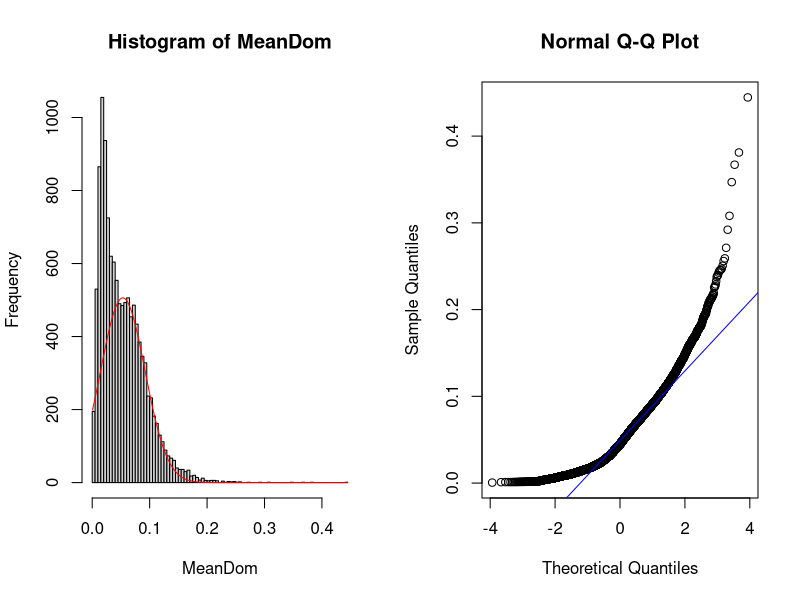
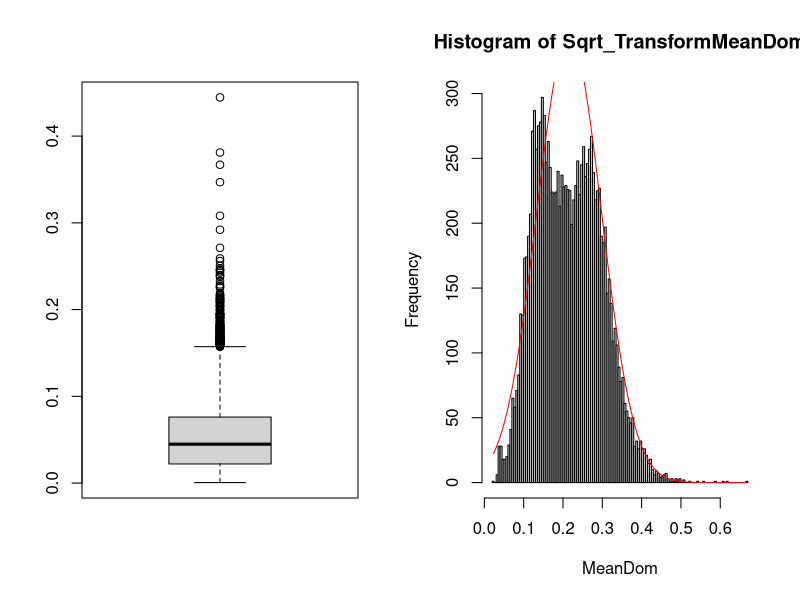
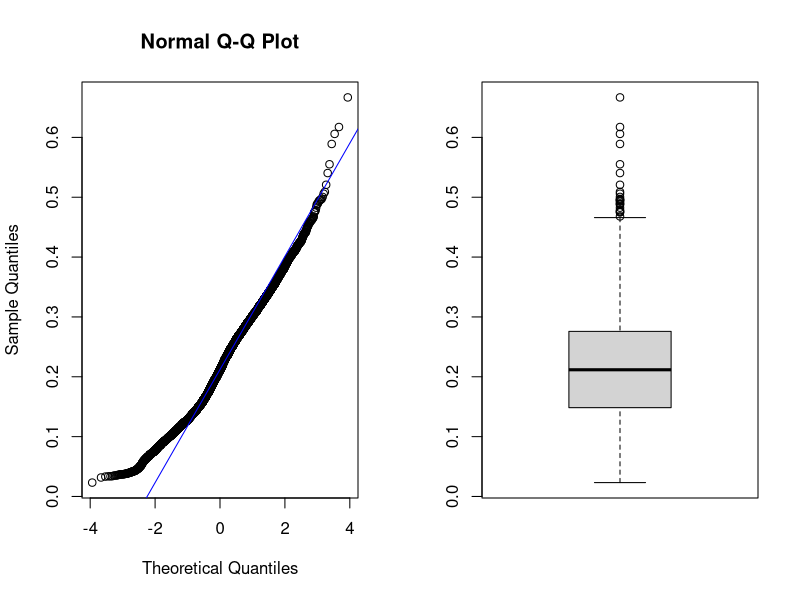
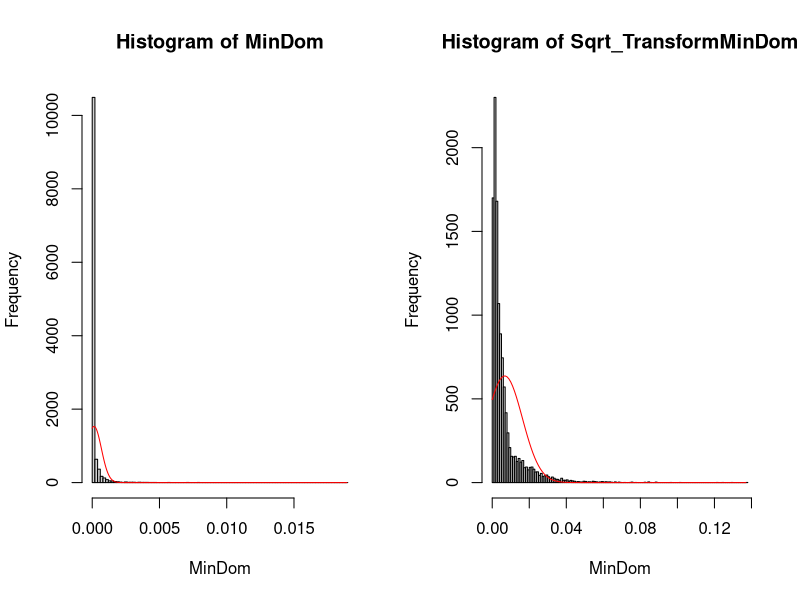
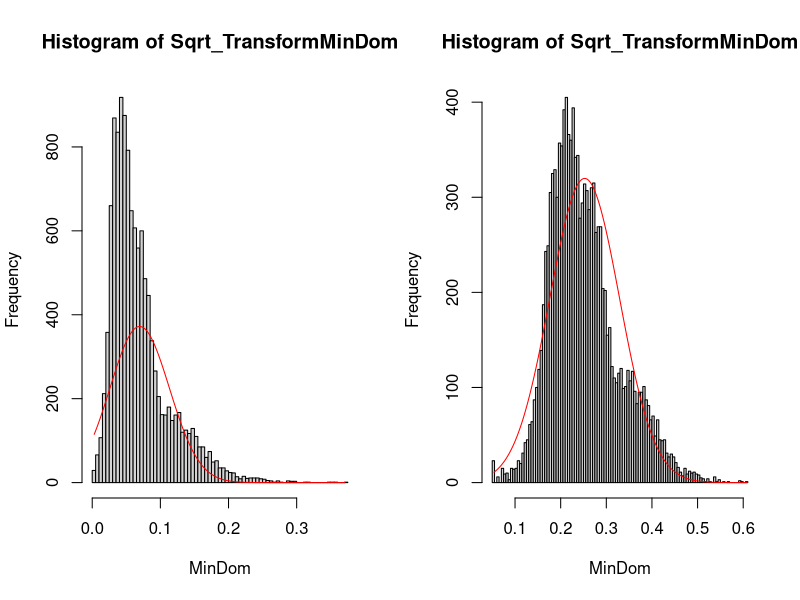
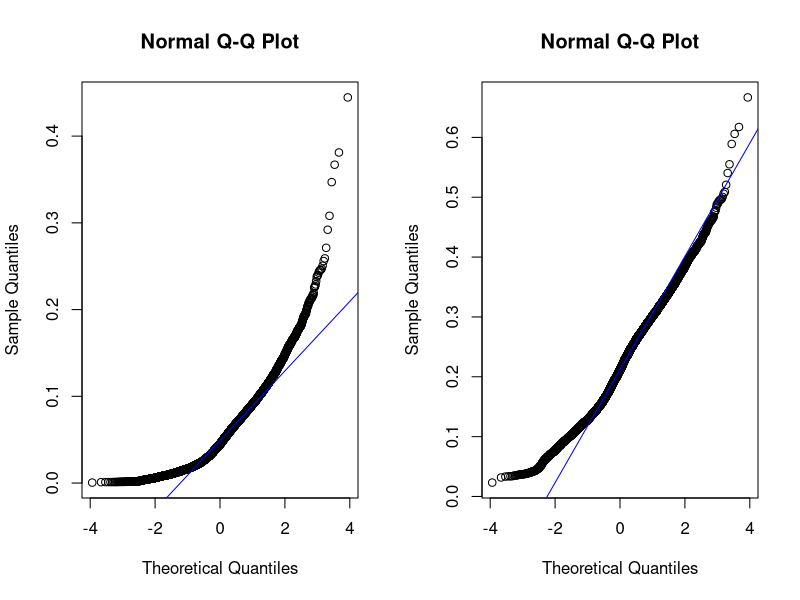
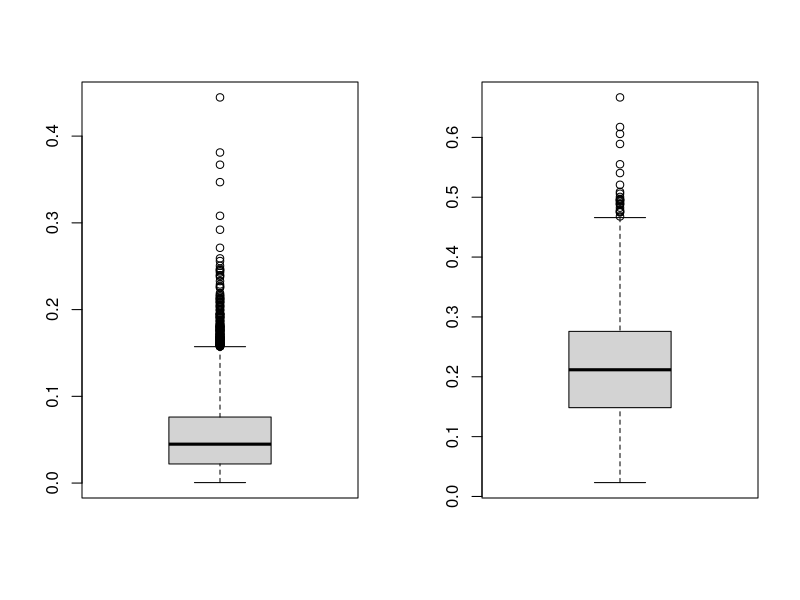
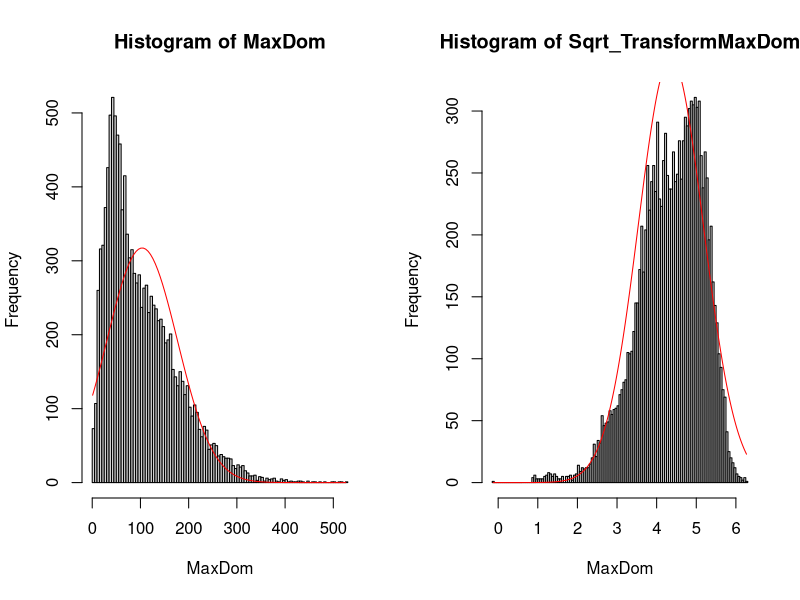

Write the R code that produced these figures, in order.
voice <- read.csv("data/train.csv", header = TRUE)
str(voice)

#meandom 
md <- voice$meandom

# A summary of the variable is shown
summary(md)
length(md)
null_counts <- sum(is.na(md))
print(null_counts)

# Set up plotting layout with one row and two columns
par(mfrow = c(1, 2)) 

# Histplot + Impose a normal curve on the histogram
hist(md, breaks = as.integer(sqrt(length(md))), main = "Histogram of MeanDom", xlab = "MeanDom")

xpt = seq(min(md), max(md), by = 0.001)
n_den = dnorm(xpt, mean = mean(md), sd = sd(md))
ypt = n_den * length(md) * ((max(md)-min(md))/as.integer(sqrt(length(md))))
lines(xpt, ypt, col = "red")

qqnorm(md)
qqline(md, col="blue")

boxplot(md) 

# Apply square root transform
sqrt_md = sqrt(md)
hist(sqrt_md, breaks = as.integer(sqrt(length(sqrt_md))), main = "Histogram of Sqrt_TransformMeanDom", xlab = "MeanDom")
xpt = seq(min(sqrt_md), max(sqrt_md), by = 0.001)
n_den = dnorm(xpt, mean = mean(sqrt_md), sd = sd(sqrt_md))
ypt = n_den * length(sqrt_md) * ((max(sqrt_md)-min(sqrt_md))/as.integer(sqrt(length(sqrt_md))))
lines(xpt, ypt, col = "red")

qqnorm(sqrt_md)
qqline(sqrt_md, col="blue")

boxplot(sqrt_md) 

#--------------------------------------------------------------------------------------------------------------------------------------------------------------------------------------------
# mindom
mindom <- voice$mindom

summary(mindom)
length(mindom)

# Set up plotting layout with one row and two columns
par(mfrow = c(1, 2)) 

# Histplot + Impose a normal curve on the histogram
hist(mindom, breaks = as.integer(sqrt(length(mindom))), main = "Histogram of MinDom", xlab = "MinDom")

xpt = seq(min(mindom), max(mindom), by = 0.000001)
n_den = dnorm(xpt, mean = mean(mindom), sd = sd(mindom))
ypt = n_den * length(mindom) * ((max(mindom)-min(mindom))/as.integer(sqrt(length(mindom))))
lines(xpt, ypt, col = "red")

# Apply square root transform
sqrt_mindom = sqrt(mindom)
hist(sqrt_mindom, breaks = as.integer(sqrt(length(sqrt_mindom))), main = "Histogram of Sqrt_TransformMinDom", xlab = "MinDom")
xpt = seq(min(sqrt_mindom), max(sqrt_mindom), by = 0.001)
n_den = dnorm(xpt, mean = mean(sqrt_mindom), sd = sd(sqrt_mindom))
ypt = n_den * length(sqrt_mindom) * ((max(sqrt_mindom)-min(sqrt_mindom))/as.integer(sqrt(length(sqrt_mindom))))
lines(xpt, ypt, col = "red")

sqrt_mindom = sqrt(sqrt_mindom)
hist(sqrt_mindom, breaks = as.integer(sqrt(length(sqrt_mindom))), main = "Histogram of Sqrt_TransformMinDom", xlab = "MinDom")
xpt = seq(min(sqrt_mindom), max(sqrt_mindom), by = 0.001)
n_den = dnorm(xpt, mean = mean(sqrt_mindom), sd = sd(sqrt_mindom))
ypt = n_den * length(sqrt_mindom) * ((max(sqrt_mindom)-min(sqrt_mindom))/as.integer(sqrt(length(sqrt_mindom))))
lines(xpt, ypt, col = "red")

sqrt_mindom = sqrt(sqrt_mindom)
hist(sqrt_mindom, breaks = as.integer(sqrt(length(sqrt_mindom))), main = "Histogram of Sqrt_TransformMinDom", xlab = "MinDom")
xpt = seq(min(sqrt_mindom), max(sqrt_mindom), by = 0.001)
n_den = dnorm(xpt, mean = mean(sqrt_mindom), sd = sd(sqrt_mindom))
ypt = n_den * length(sqrt_mindom) * ((max(sqrt_mindom)-min(sqrt_mindom))/as.integer(sqrt(length(sqrt_mindom))))
lines(xpt, ypt, col = "red")

qqnorm(md)
qqline(md, col="blue")

qqnorm(sqrt_md)
qqline(sqrt_md, col="blue")

boxplot(md) 
boxplot(sqrt_md)


#--------------------------------------------------------------------------------------------------------------------------------------------------------------------------------------------
# maxdom
maxdom <- voice$maxdom

summary(maxdom)
length(maxdom)

# Set up plotting layout with one row and two columns
par(mfrow = c(1, 2)) 

# Histplot + Impose a normal curve on the histogram
hist(maxdom, breaks = as.integer(sqrt(length(maxdom))), main = "Histogram of MaxDom", xlab = "MaxDom")

xpt = seq(min(maxdom), max(maxdom), by = 5)
n_den = dnorm(xpt, mean = mean(maxdom), sd = sd(maxdom))
ypt = n_den * length(maxdom) * ((max(maxdom)-min(maxdom))/as.integer(sqrt(length(maxdom))))
lines(xpt, ypt, col = "red")

# Apply log transform
log_maxdom = log(maxdom)
hist(log_maxdom, breaks = as.integer(sqrt(length(log_maxdom))), main = "Histogram of Sqrt_TransformMaxDom", xlab = "MaxDom")
xpt = seq(min(log_maxdom), max(log_maxdom), by = 0.001)
n_den = dnorm(xpt, mean = mean(log_maxdom), sd = sd(log_maxdom))
ypt = n_den * length(log_maxdom) * ((max(log_maxdom)-min(log_maxdom))/as.integer(sqrt(length(log_maxdom))))
lines(xpt, ypt, col = "red")

# Apply sqrt transform
sqrt_maxdom = sqrt(maxdom)
hist(sqrt_maxdom, breaks = as.integer(sqrt(length(sqrt_maxdom))), main = "Histogram of Sqrt_TransformMaxDom", xlab = "MaxDom")
xpt = seq(min(sqrt_maxdom), max(sqrt_maxdom), by = 0.001)
n_den = dnorm(xpt, mean = mean(sqrt_maxdom), sd = sd(sqrt_maxdom))
ypt = n_den * length(sqrt_maxdom) * ((max(sqrt_maxdom)-min(sqrt_maxdom))/as.integer(sqrt(length(sqrt_maxdom))))
lines(xpt, ypt, col = "red")

qqnorm(maxdom)
qqline(maxdom, col="blue")

qqnorm(sqrt_maxdom)
qqline(sqrt_maxdom, col="blue")

qqnorm(log_maxdom)
qqline(log_maxdom, col="blue")

boxplot(maxdom) 
boxplot(sqrt_maxdom)
